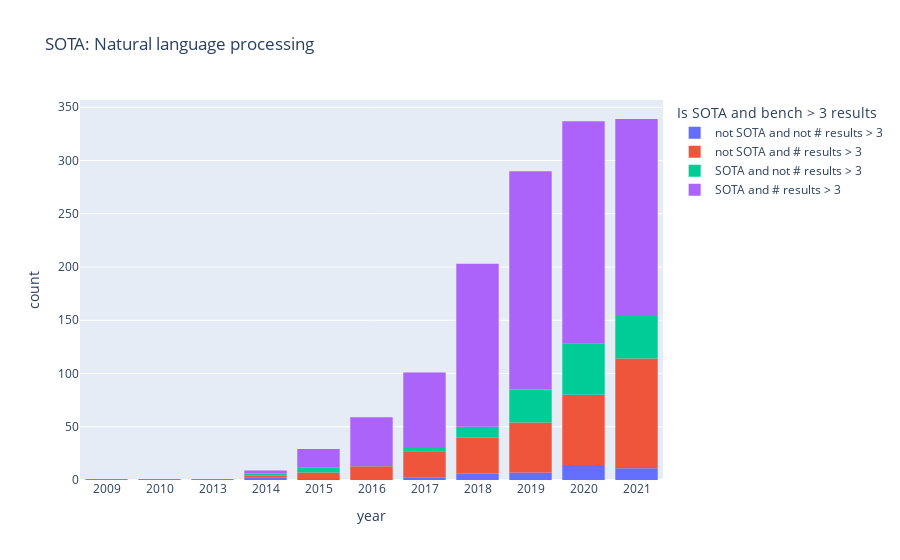
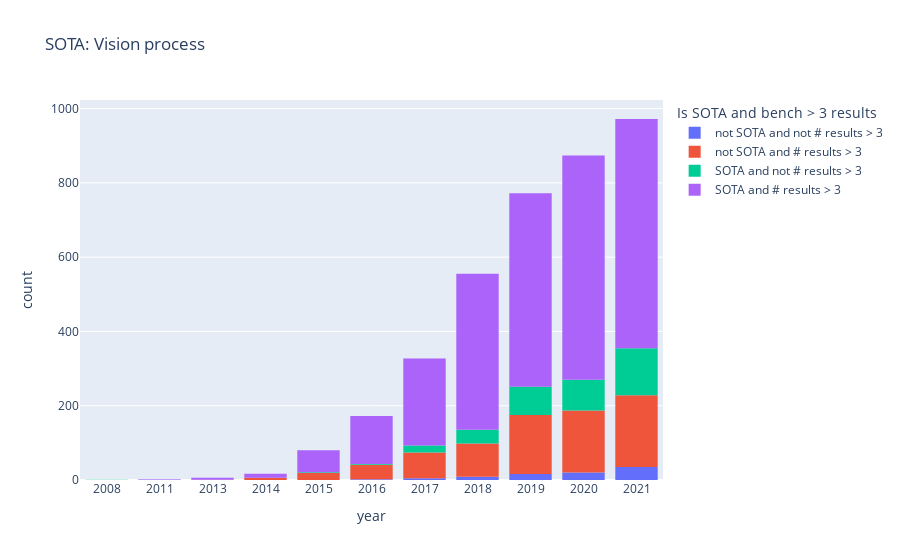

Notebook source saved alongside these figures, in order:
### Markdown cell above
## SOTA analysis

Below chart depicts the number of benchmarks where SOTA results and non-SOTA results were reported. Note: This is not the number of SOTA or non-SOTA results reported every year, it is the number of benchmarks reporting SOTA and non-SOTA results. 

(Different metrics of a benchmark are aggregated, meaning the year a benchmark reports a SOTA is the year **any** metric is a SOTA)


\# results > 3: benchmark has at least 3 reported results in at least one metric; examples: 
+ True if 4 results in accuracy, only 1 in recall
+ False if 2 results in accuracy, 2 in recall

Note: First entries in benchmarks are not considered in this chart (neither sota nor non-sota, they are counted as "New benchmarks", see chart above)

### Code cell
#@title SOTA analysis

def is_sota(x):
    a = x.copy(deep=True)
    a["result"] = a["result"].cummax()
    a["result"] = a.duplicated(subset=["result"]) 
    # uncomment to count first appearance as non-sota
    # a.iloc[0,1] = True
    # count first appearance neither as sota or non-sota
    a = a.iloc[1:, :]
    a = a.set_index(["year"])
    return ~a

# new aggregation (count benchmarks only once)

sota = all.copy(deep = True)

sota["# results > 3"] = True
idxe = all.groupby(["top_level_class_label", "task_label", "level_key", "dataset_label", "metric_label"]).filter(lambda x: len(x) <= 3).index
sota.loc[list(idxe),"# results > 3"] = False
idxe = sota.groupby(["top_level_class_label", "task_label", "level_key", "dataset_label"])["# results > 3"].filter(lambda x: x.any()).index
sota.loc[list(idxe),"# results > 3"] = True

#remove
# sota = sota[sota["# results > 3"] == True]

# get the maximum of each year
sota = sota.groupby(["top_level_class", "top_level_class_label", "task_label", "level_key", "dataset_label", "metric_label", "# results > 3", "year"])['result'].max().reset_index()
# get the sotas of each year
sota = sota.groupby(["top_level_class", "top_level_class_label", "task_label", "level_key", "dataset_label", "metric_label", "# results > 3"])[["year", "result"]].apply(is_sota).reset_index()
# aggregate sotas over year (at least one sota in any metric)
sota = sota.groupby(["top_level_class", "top_level_class_label", "task_label", "level_key", "dataset_label", "# results > 3", "year"])["result"].any().reset_index()

sota = sota[sota["year"] < YEAR_NOW]


for tlc, grp in sota.groupby(["top_level_class_label"]):   
    grp["Is SOTA and bench > 3 results"] = grp[["result", "# results > 3"]].apply(lambda x: "SOTA and # results > 3" if (x["result"] and x["# results > 3"]) else "SOTA and not # results > 3" if (x["result"] and not x["# results > 3"]) else "not SOTA and # results > 3" if (not x["result"] and x["# results > 3"]) else "not SOTA and not # results > 3", axis=1)

    # group = pd.read_csv(f"trajectory_grouping_{grp.iloc[0]['top_level_class'].replace('https://identifiers.org/ito:', '')}.csv")
    grp["year"] = grp["year"].astype(str)
    grp = grp.sort_values(by="Is SOTA and bench > 3 results", ascending=False)

    # needed for multisuperclass prblm
    grp = grp[[x for x in grp.columns if x not in ["level_key"]]].drop_duplicates()

    fig = px.histogram(grp, x="year", title=f'SOTA: {tlc}', color="Is SOTA and bench > 3 results").update_xaxes(categoryorder='category ascending')
    fig.write_image(f"artefacts/{tlc.replace(' ', '_').lower()}_sota.png")
    fig.show()

### Figure 1 — Plotly figure (JSON) as saved in the notebook; plotly's stock layout.template omitted (floating-point values rounded to 4 significant figures; data arrays with more than 128 entries replaced by an {"elided": "..."} marker saying what was removed)
{"data": [{"alignmentgroup": "True", "bingroup": "x", "hovertemplate": "Is SOTA and bench > 3 results=not SOTA and not # results > 3<br>year=%{x}<br>count=%{y}<extra></extra>", "legendgroup": "not SOTA and not # results > 3", "marker": {"color": "#636efa", "pattern": {"shape": ""}}, "name": "not SOTA and not # results > 3", "offsetgroup": "not SOTA and not # results > 3", "orientation": "v", "showlegend": true, "type": "histogram", "x": ["2020", "2021", "2020", "2020", "2020", "2020", "2020", "2020", "2019", "2019", "2021", "2020", "2019", "2021", "2018", "2021", "2021", "2021", "2019", "2017", "2018", "2017", "2018", "2020", "2019", "2021", "2019", "2020", "2021", "2020", "2018", "2014", "2018", "2018", "2021", "2014", "2020", "2020", "2021", "2020", "2021", "2019", "2015"], "xaxis": "x", "yaxis": "y"}, {"alignmentgroup": "True", "bingroup": "x", "hovertemplate": "Is SOTA and bench > 3 results=not SOTA and # results > 3<br>year=%{x}<br>count=%{y}<extra></extra>", "legendgroup": "not SOTA and # results > 3", "marker": {"color": "#EF553B", "pattern": {"shape": ""}}, "name": "not SOTA and # results > 3", "offsetgroup": "not SOTA and # results > 3", "orientation": "v", "showlegend": true, "type": "histogram", "x": {"elided": "296 str values"}, "xaxis": "x", "yaxis": "y"}, {"alignmentgroup": "True", "bingroup": "x", "hovertemplate": "Is SOTA and bench > 3 results=SOTA and not # results > 3<br>year=%{x}<br>count=%{y}<extra></extra>", "legendgroup": "SOTA and not # results > 3", "marker": {"color": "#00cc96", "pattern": {"shape": ""}}, "name": "SOTA and not # results > 3", "offsetgroup": "SOTA and not # results > 3", "orientation": "v", "showlegend": true, "type": "histogram", "x": {"elided": "140 str values"}, "xaxis": "x", "yaxis": "y"}, {"alignmentgroup": "True", "bingroup": "x", "hovertemplate": "Is SOTA and bench > 3 results=SOTA and # results > 3<br>year=%{x}<br>count=%{y}<extra></extra>", "legendgroup": "SOTA and # results > 3", "marker": {"color": "#ab63fa", "pattern": {"shape": ""}}, "name": "SOTA and # results > 3", "offsetgroup": "SOTA and # results > 3", "orientation": "v", "showlegend": true, "type": "histogram", "x": {"elided": "891 str values"}, "xaxis": "x", "yaxis": "y"}], "layout": {"barmode": "relative", "legend": {"title": {"text": "Is SOTA and bench > 3 results"}, "tracegroupgap": 0}, "title": {"text": "SOTA: Natural language processing"}, "xaxis": {"anchor": "y", "categoryorder": "category ascending", "domain": [0, 1], "title": {"text": "year"}}, "yaxis": {"anchor": "x", "domain": [0, 1], "title": {"text": "count"}}}}

### Figure 2 — Plotly figure (JSON) as saved in the notebook; plotly's stock layout.template omitted (floating-point values rounded to 4 significant figures; data arrays with more than 128 entries replaced by an {"elided": "..."} marker saying what was removed)
{"data": [{"alignmentgroup": "True", "bingroup": "x", "hovertemplate": "Is SOTA and bench > 3 results=not SOTA and not # results > 3<br>year=%{x}<br>count=%{y}<extra></extra>", "legendgroup": "not SOTA and not # results > 3", "marker": {"color": "#636efa", "pattern": {"shape": ""}}, "name": "not SOTA and not # results > 3", "offsetgroup": "not SOTA and not # results > 3", "orientation": "v", "showlegend": true, "type": "histogram", "x": ["2021", "2019", "2020", "2020", "2020", "2021", "2017", "2019", "2017", "2016", "2020", "2021", "2021", "2021", "2021", "2021", "2020", "2017", "2020", "2020", "2011", "2018", "2019", "2021", "2020", "2018", "2020", "2021", "2021", "2020", "2021", "2020", "2021", "2019", "2019", "2021", "2020", "2020", "2016", "2021", "2019", "2021", "2021", "2021", "2021", "2017", "2020", "2018", "2021", "2021", "2021", "2019", "2021", "2019", "2021", "2021", "2019", "2020", "2019", "2019", "2021", "2021", "2019", "2020", "2019", "2020", "2021", "2021", "2018", "2021", "2021", "2021", "2019", "2019", "2017", "2021", "2018", "2018", "2018", "2018", "2019", "2020", "2020", "2020", "2021", "2021", "2021", "2018"], "xaxis": "x", "yaxis": "y"}, {"alignmentgroup": "True", "bingroup": "x", "hovertemplate": "Is SOTA and bench > 3 results=not SOTA and # results > 3<br>year=%{x}<br>count=%{y}<extra></extra>", "legendgroup": "not SOTA and # results > 3", "marker": {"color": "#EF553B", "pattern": {"shape": ""}}, "name": "not SOTA and # results > 3", "offsetgroup": "not SOTA and # results > 3", "orientation": "v", "showlegend": true, "type": "histogram", "x": {"elided": "742 str values"}, "xaxis": "x", "yaxis": "y"}, {"alignmentgroup": "True", "bingroup": "x", "hovertemplate": "Is SOTA and bench > 3 results=SOTA and not # results > 3<br>year=%{x}<br>count=%{y}<extra></extra>", "legendgroup": "SOTA and not # results > 3", "marker": {"color": "#00cc96", "pattern": {"shape": ""}}, "name": "SOTA and not # results > 3", "offsetgroup": "SOTA and not # results > 3", "orientation": "v", "showlegend": true, "type": "histogram", "x": {"elided": "347 str values"}, "xaxis": "x", "yaxis": "y"}, {"alignmentgroup": "True", "bingroup": "x", "hovertemplate": "Is SOTA and bench > 3 results=SOTA and # results > 3<br>year=%{x}<br>count=%{y}<extra></extra>", "legendgroup": "SOTA and # results > 3", "marker": {"color": "#ab63fa", "pattern": {"shape": ""}}, "name": "SOTA and # results > 3", "offsetgroup": "SOTA and # results > 3", "orientation": "v", "showlegend": true, "type": "histogram", "x": {"elided": "2601 str values"}, "xaxis": "x", "yaxis": "y"}], "layout": {"barmode": "relative", "legend": {"title": {"text": "Is SOTA and bench > 3 results"}, "tracegroupgap": 0}, "title": {"text": "SOTA: Vision process"}, "xaxis": {"anchor": "y", "categoryorder": "category ascending", "domain": [0, 1], "title": {"text": "year"}}, "yaxis": {"anchor": "x", "domain": [0, 1], "title": {"text": "count"}}}}
